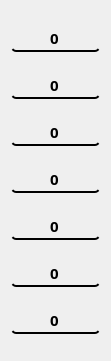
    <widget class="QWidget" name="layoutWidget_2">
     <property name="geometry">
      <rect>
       <x>880</x>
       <y>10</y>
       <width>111</width>
       <height>361</height>
      </rect>
     </property>
     <layout class="QVBoxLayout" name="verticalLayout_5">
      <item>
       <widget class="QLineEdit" name="norv">
        <property name="font">
         <font>
          <family>Mongolian Baiti</family>
          <pointsize>11</pointsize>
          <weight>75</weight>
          <bold>true</bold>
         </font>
        </property>
        <property name="styleSheet">
         <string notr="true">color: rgb(0, 0, 0);
border-radius:5px;
background-color:transparent;
border-bottom:2px solid rgb(0, 0, 0);</string>
        </property>
        <property name="text">
         <string>0</string>
        </property>
        <property name="alignment">
         <set>Qt::AlignCenter</set>
        </property>
        <property name="readOnly">
         <bool>true</bool>
        </property>
        <property name="placeholderText">
         <string>Qté.</string>
        </property>
       </widget>
      </item>
      <item>
       <widget class="QLineEdit" name="riyal">
        <property name="font">
         <font>
          <family>Mongolian Baiti</family>
          <pointsize>11</pointsize>
          <weight>75</weight>
          <bold>true</bold>
         </font>
        </property>
        <property name="styleSheet">
         <string notr="true">color: rgb(0, 0, 0);
border-radius:5px;
background-color:transparent;
border-bottom:2px solid rgb(0, 0, 0);</string>
        </property>
        <property name="text">
         <string>0</string>
        </property>
        <property name="alignment">
         <set>Qt::AlignCenter</set>
        </property>
        <property name="readOnly">
         <bool>true</bool>
        </property>
        <property name="placeholderText">
         <string>Qté.</string>
        </property>
       </widget>
      </item>
      <item>
       <widget class="QLineEdit" name="dinar">
        <property name="font">
         <font>
          <family>Mongolian Baiti</family>
          <pointsize>11</pointsize>
          <weight>75</weight>
          <bold>true</bold>
         </font>
        </property>
        <property name="styleSheet">
         <string notr="true">color: rgb(0, 0, 0);
border-radius:5px;
background-color:transparent;
border-bottom:2px solid rgb(0, 0, 0);</string>
        </property>
        <property name="text">
         <string>0</string>
        </property>
        <property name="alignment">
         <set>Qt::AlignCenter</set>
        </property>
        <property name="readOnly">
         <bool>true</bool>
        </property>
        <property name="placeholderText">
         <string>Qté.</string>
        </property>
       </widget>
      </item>
      <item>
       <widget class="QLineEdit" name="eru">
        <property name="font">
         <font>
          <family>Mongolian Baiti</family>
          <pointsize>11</pointsize>
          <weight>75</weight>
          <bold>true</bold>
         </font>
        </property>
        <property name="styleSheet">
         <string notr="true">color: rgb(0, 0, 0);
border-radius:5px;
background-color:transparent;
border-bottom:2px solid rgb(0, 0, 0);</string>
        </property>
        <property name="text">
         <string>0</string>
        </property>
        <property name="alignment">
         <set>Qt::AlignCenter</set>
        </property>
        <property name="readOnly">
         <bool>true</bool>
        </property>
        <property name="placeholderText">
         <string>Qté.</string>
        </property>
       </widget>
      </item>
      <item>
       <widget class="QLineEdit" name="qatar">
        <property name="font">
         <font>
          <family>Mongolian Baiti</family>
          <pointsize>11</pointsize>
          <weight>75</weight>
          <bold>true</bold>
         </font>
        </property>
        <property name="styleSheet">
         <string notr="true">color: rgb(0, 0, 0);
border-radius:5px;
background-color:transparent;
border-bottom:2px solid rgb(0, 0, 0);</string>
        </property>
        <property name="text">
         <string>0</string>
        </property>
        <property name="alignment">
         <set>Qt::AlignCenter</set>
        </property>
        <property name="readOnly">
         <bool>true</bool>
        </property>
        <property name="placeholderText">
         <string>Qté.</string>
        </property>
       </widget>
      </item>
      <item>
       <widget class="QLineEdit" name="bahr">
        <property name="font">
         <font>
          <family>Mongolian Baiti</family>
          <pointsize>11</pointsize>
          <weight>75</weight>
          <bold>true</bold>
         </font>
        </property>
        <property name="styleSheet">
         <string notr="true">color: rgb(0, 0, 0);
border-radius:5px;
background-color:transparent;
border-bottom:2px solid rgb(0, 0, 0);</string>
        </property>
        <property name="text">
         <string>0</string>
        </property>
        <property name="alignment">
         <set>Qt::AlignCenter</set>
        </property>
        <property name="readOnly">
         <bool>true</bool>
        </property>
        <property name="placeholderText">
         <string>Qté.</string>
        </property>
       </widget>
      </item>
      <item>
       <widget class="QLineEdit" name="yens">
        <property name="font">
         <font>
          <family>Mongolian Baiti</family>
          <pointsize>11</pointsize>
          <weight>75</weight>
          <bold>true</bold>
         </font>
        </property>
        <property name="styleSheet">
         <string notr="true">color: rgb(0, 0, 0);
border-radius:5px;
background-color:transparent;
border-bottom:2px solid rgb(0, 0, 0);</string>
        </property>
        <property name="text">
         <string>0</string>
        </property>
        <property name="alignment">
         <set>Qt::AlignCenter</set>
        </property>
        <property name="readOnly">
         <bool>true</bool>
        </property>
        <property name="placeholderText">
         <string>Qté.</string>
        </property>
       </widget>
      </item>
     </layout>
    </widget>
